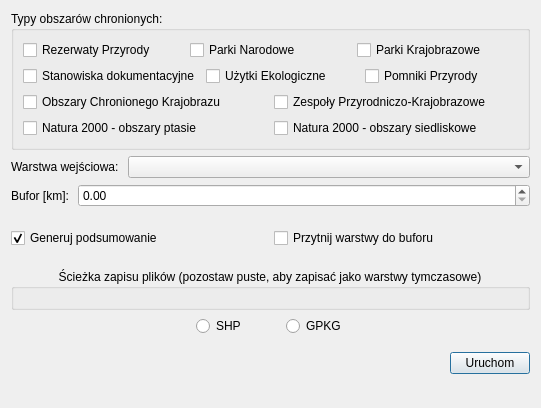
<?xml version="1.0" encoding="UTF-8"?>
<ui version="4.0">
 <class>ObszaryChronioneDialogBase</class>
 <widget class="QDialog" name="ObszaryChronioneDialogBase">
  <property name="geometry">
   <rect>
    <x>0</x>
    <y>0</y>
    <width>541</width>
    <height>408</height>
   </rect>
  </property>
  <property name="minimumSize">
   <size>
    <width>0</width>
    <height>408</height>
   </size>
  </property>
  <property name="windowTitle">
   <string>Pobierz Obszary Chronione</string>
  </property>
  <layout class="QGridLayout" name="gridLayout_2">
   <item row="3" column="0">
    <spacer name="verticalSpacer_3">
     <property name="orientation">
      <enum>Qt::Vertical</enum>
     </property>
     <property name="sizeType">
      <enum>QSizePolicy::Minimum</enum>
     </property>
     <property name="sizeHint" stdset="0">
      <size>
       <width>20</width>
       <height>15</height>
      </size>
     </property>
    </spacer>
   </item>
   <item row="7" column="0">
    <layout class="QHBoxLayout" name="horizontalLayout_10">
     <item>
      <spacer name="horizontalSpacer_5">
       <property name="orientation">
        <enum>Qt::Horizontal</enum>
       </property>
       <property name="sizeHint" stdset="0">
        <size>
         <width>108</width>
         <height>17</height>
        </size>
       </property>
      </spacer>
     </item>
     <item>
      <layout class="QHBoxLayout" name="horizontalLayout_8">
       <property name="spacing">
        <number>40</number>
       </property>
       <item>
        <widget class="QRadioButton" name="radio_shp">
         <property name="text">
          <string>SHP</string>
         </property>
         <property name="checked">
          <bool>false</bool>
         </property>
         <property name="autoExclusive">
          <bool>false</bool>
         </property>
        </widget>
       </item>
       <item>
        <widget class="QRadioButton" name="radio_gpkg">
         <property name="text">
          <string>GPKG</string>
         </property>
         <property name="autoExclusive">
          <bool>false</bool>
         </property>
        </widget>
       </item>
      </layout>
     </item>
     <item>
      <spacer name="horizontalSpacer_4">
       <property name="orientation">
        <enum>Qt::Horizontal</enum>
       </property>
       <property name="sizeHint" stdset="0">
        <size>
         <width>108</width>
         <height>17</height>
        </size>
       </property>
      </spacer>
     </item>
    </layout>
   </item>
   <item row="10" column="0">
    <spacer name="verticalSpacer">
     <property name="orientation">
      <enum>Qt::Vertical</enum>
     </property>
     <property name="sizeHint" stdset="0">
      <size>
       <width>20</width>
       <height>102</height>
      </size>
     </property>
    </spacer>
   </item>
   <item row="1" column="0">
    <layout class="QHBoxLayout" name="horizontalLayout">
     <item>
      <widget class="QLabel" name="label">
       <property name="maximumSize">
        <size>
         <width>111</width>
         <height>16777215</height>
        </size>
       </property>
       <property name="text">
        <string>Warstwa wejściowa:</string>
       </property>
      </widget>
     </item>
     <item>
      <widget class="QgsMapLayerComboBox" name="combo_warstwa_wejsciowa"/>
     </item>
    </layout>
   </item>
   <item row="2" column="0">
    <layout class="QHBoxLayout" name="horizontalLayout_5">
     <item>
      <widget class="QLabel" name="label_2">
       <property name="maximumSize">
        <size>
         <width>61</width>
         <height>16777215</height>
        </size>
       </property>
       <property name="text">
        <string>Bufor [km]:</string>
       </property>
      </widget>
     </item>
     <item>
      <widget class="QDoubleSpinBox" name="spin_bufor">
       <property name="maximum">
        <double>9999.989999999999782</double>
       </property>
      </widget>
     </item>
    </layout>
   </item>
   <item row="9" column="0">
    <layout class="QHBoxLayout" name="horizontalLayout_7">
     <item>
      <spacer name="horizontalSpacer">
       <property name="orientation">
        <enum>Qt::Horizontal</enum>
       </property>
       <property name="sizeHint" stdset="0">
        <size>
         <width>40</width>
         <height>20</height>
        </size>
       </property>
      </spacer>
     </item>
     <item>
      <widget class="QPushButton" name="push_uruchom">
       <property name="text">
        <string>Uruchom</string>
       </property>
      </widget>
     </item>
    </layout>
   </item>
   <item row="0" column="0">
    <widget class="QGroupBox" name="groupbox_obszary_chronione">
     <property name="title">
      <string>Typy obszarów chronionych:</string>
     </property>
     <property name="checkable">
      <bool>false</bool>
     </property>
     <layout class="QGridLayout" name="gridLayout">
      <item row="0" column="0">
       <layout class="QHBoxLayout" name="horizontalLayout_2">
        <item>
         <widget class="QCheckBox" name="check_rezerwaty">
          <property name="text">
           <string>Rezerwaty Przyrody</string>
          </property>
         </widget>
        </item>
        <item>
         <widget class="QCheckBox" name="check_parki_narodowe">
          <property name="text">
           <string>Parki Narodowe</string>
          </property>
         </widget>
        </item>
        <item>
         <widget class="QCheckBox" name="check_parki_krajobrazowe">
          <property name="text">
           <string>Parki Krajobrazowe</string>
          </property>
         </widget>
        </item>
       </layout>
      </item>
      <item row="1" column="0">
       <layout class="QHBoxLayout" name="horizontalLayout_3">
        <item>
         <widget class="QCheckBox" name="check_stanowiska">
          <property name="text">
           <string>Stanowiska dokumentacyjne</string>
          </property>
         </widget>
        </item>
        <item>
         <widget class="QCheckBox" name="check_uzytki">
          <property name="text">
           <string>Użytki Ekologiczne</string>
          </property>
         </widget>
        </item>
        <item>
         <widget class="QCheckBox" name="check_pomniki">
          <property name="text">
           <string>Pomniki Przyrody</string>
          </property>
         </widget>
        </item>
       </layout>
      </item>
      <item row="2" column="0">
       <layout class="QHBoxLayout" name="horizontalLayout_4">
        <item>
         <widget class="QCheckBox" name="check_obszary_chronionego_krajobrazu">
          <property name="text">
           <string>Obszary Chronionego Krajobrazu</string>
          </property>
         </widget>
        </item>
        <item>
         <widget class="QCheckBox" name="check_zespoly">
          <property name="text">
           <string>Zespoły Przyrodniczo-Krajobrazowe</string>
          </property>
         </widget>
        </item>
       </layout>
      </item>
      <item row="3" column="0">
       <layout class="QHBoxLayout" name="horizontalLayout_9">
        <item>
         <widget class="QCheckBox" name="check_natura_ptasie">
          <property name="text">
           <string>Natura 2000 - obszary ptasie</string>
          </property>
         </widget>
        </item>
        <item>
         <widget class="QCheckBox" name="check_natura_siedliskowe">
          <property name="text">
           <string>Natura 2000 - obszary siedliskowe</string>
          </property>
         </widget>
        </item>
       </layout>
      </item>
     </layout>
    </widget>
   </item>
   <item row="6" column="0">
    <widget class="QGroupBox" name="groupBox">
     <property name="title">
      <string>Ścieżka zapisu plików (pozostaw puste, aby zapisać jako warstwy tymczasowe)</string>
     </property>
     <property name="alignment">
      <set>Qt::AlignHCenter|Qt::AlignTop</set>
     </property>
     <layout class="QVBoxLayout" name="verticalLayout_2">
      <item>
       <widget class="QgsFileWidget" name="filewidget_folder">
        <property name="storageMode">
         <enum>QgsFileWidget::GetDirectory</enum>
        </property>
       </widget>
      </item>
     </layout>
    </widget>
   </item>
   <item row="4" column="0">
    <layout class="QHBoxLayout" name="horizontalLayout_6">
     <item>
      <widget class="QCheckBox" name="check_generuj_podsumowanie">
       <property name="text">
        <string>Generuj podsumowanie</string>
       </property>
       <property name="checked">
        <bool>true</bool>
       </property>
      </widget>
     </item>
     <item>
      <widget class="QCheckBox" name="check_przytnij">
       <property name="text">
        <string>Przytnij warstwy do buforu</string>
       </property>
      </widget>
     </item>
    </layout>
   </item>
   <item row="5" column="0">
    <spacer name="verticalSpacer_2">
     <property name="orientation">
      <enum>Qt::Vertical</enum>
     </property>
     <property name="sizeType">
      <enum>QSizePolicy::Minimum</enum>
     </property>
     <property name="sizeHint" stdset="0">
      <size>
       <width>20</width>
       <height>15</height>
      </size>
     </property>
    </spacer>
   </item>
   <item row="8" column="0">
    <spacer name="verticalSpacer_4">
     <property name="orientation">
      <enum>Qt::Vertical</enum>
     </property>
     <property name="sizeType">
      <enum>QSizePolicy::Minimum</enum>
     </property>
     <property name="sizeHint" stdset="0">
      <size>
       <width>20</width>
       <height>10</height>
      </size>
     </property>
    </spacer>
   </item>
  </layout>
 </widget>
 <customwidgets>
  <customwidget>
   <class>QgsFileWidget</class>
   <extends>QWidget</extends>
   <header>qgsfilewidget.h</header>
  </customwidget>
  <customwidget>
   <class>QgsMapLayerComboBox</class>
   <extends>QComboBox</extends>
   <header>qgsmaplayercombobox.h</header>
  </customwidget>
 </customwidgets>
 <resources/>
 <connections/>
</ui>
